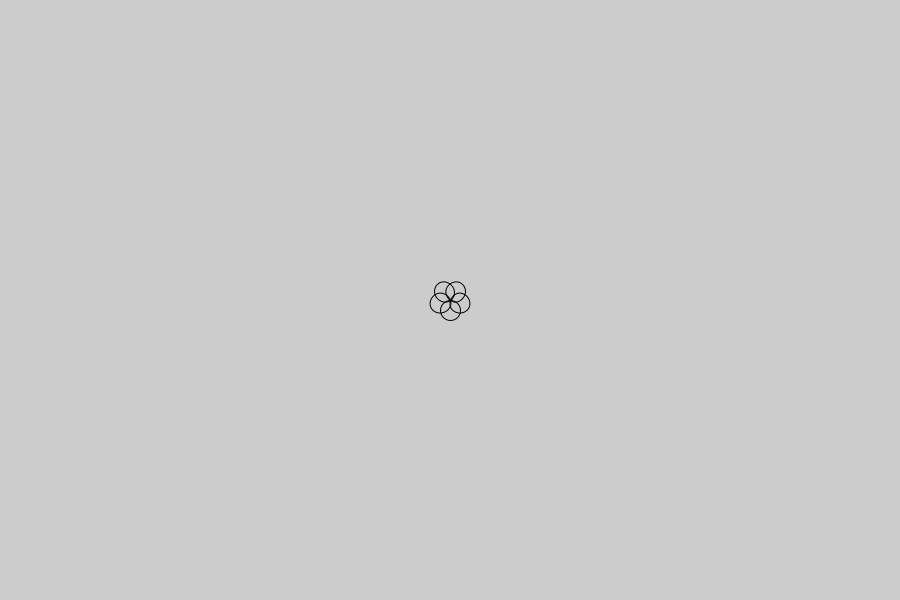
Frame 1 (no input)
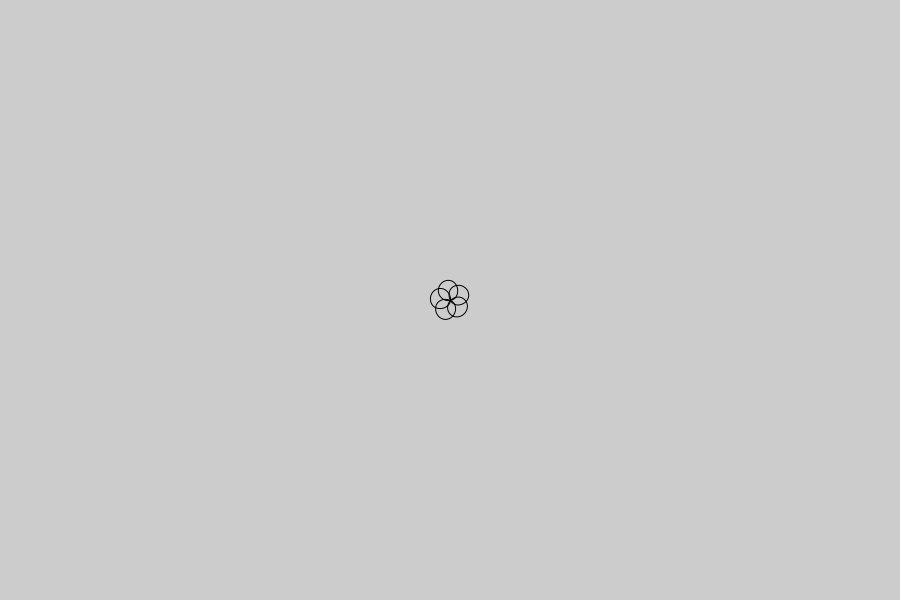
Frame 60 (the mouse pressed at the canvas centre just before this capture)
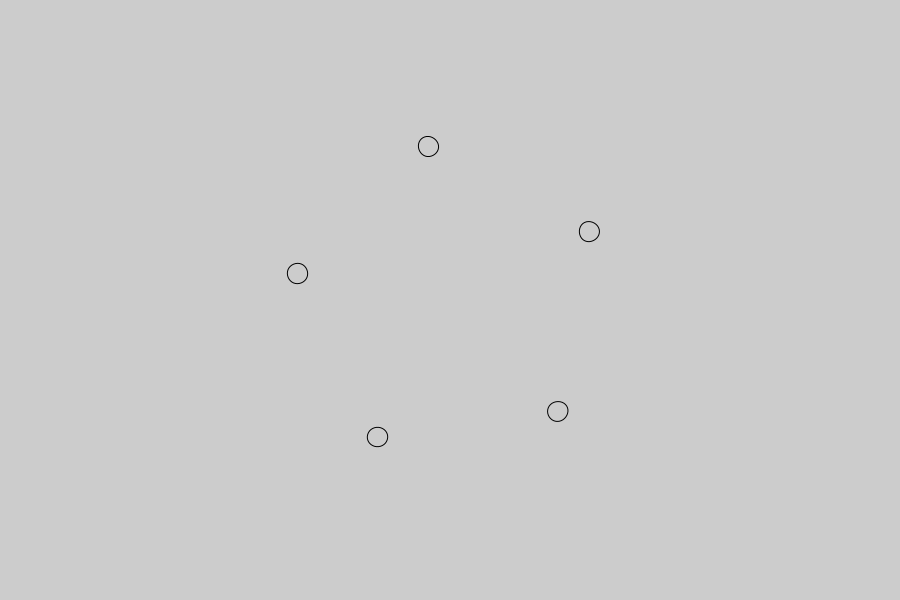
Frame 120 (the mouse held since frame 60 and released just before this capture)

The Processing sketch that drew these frames (run headless with seeded random() and noise(); from frame 60 on, the mouse is pressed at the canvas centre):

// Processing sketch: ART331_37_BasicPatterns04
// ── ART331_37_BasicPatterns04.pde
float angle = 0.0;
float speed = 0.05;
int numCircles = 5;

void setup() {
  size(900, 600);
  noFill();
}

void draw() {
  float l0 = map(mouseX, 0, width, 10, 300);
  
  background(204);
  
  translate(width/2, height/2);
  rotate(angle);
  for(int i=0; i<numCircles; i++) {
    pushMatrix();
      rotate(i * TWO_PI/numCircles);
      translate(0, l0);
      ellipse(0, 0, 20, 20);
    popMatrix();
  }

  angle += speed;
}

void mousePressed() {
  speed = 0.0;
}

void mouseReleased() {
  speed = 0.05;
}
